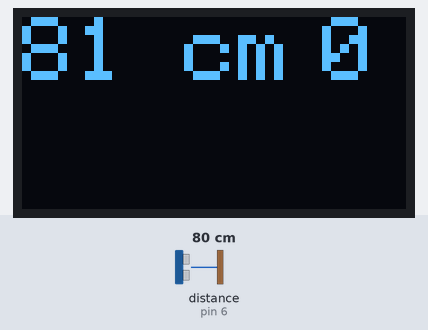
This sketch was run on a simulated Arduino Uno, built with avr-gcc and run on an emulated ATmega328P. Parts: 128×64 one-colour display. The test bench sets the inputs (shaded band); at power-on: distance to the obstacle (sensor on pin 6) 80 cm. The echo pulse lasts 58.3 µs per cm; the display library's start-up logo is not drawn.

Above: at 3.2 s.
3.3 s: distance to the obstacle (sensor on pin 6) set to 2 cm
At 3.9 s:
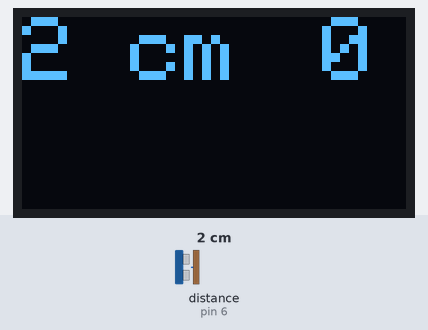
4.8 s: distance to the obstacle (sensor on pin 6) set to 4 cm
At 6.1 s:
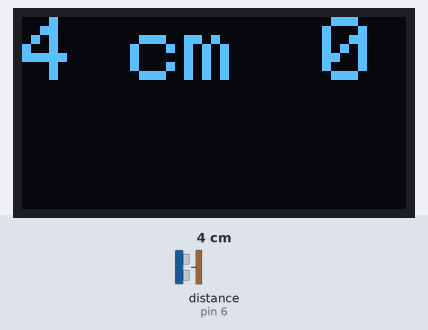
6.4 s: distance to the obstacle (sensor on pin 6) set to 9 cm
At 7.5 s:
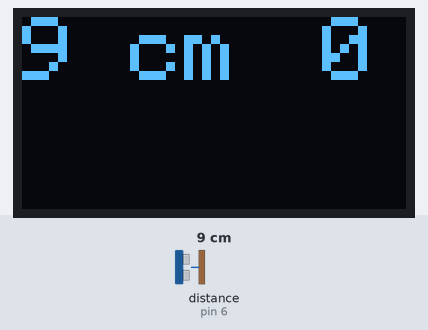
Timing chart, 0 to 9.4 s (numbered marks = the images above; inputs shaded):
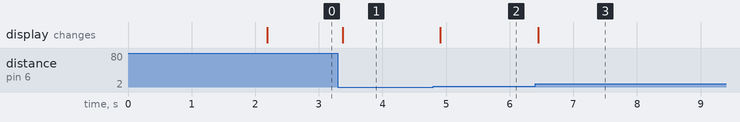

The sketch:

Test-10.ino
```cpp
#include <Wire.h>
#include <Adafruit_GFX.h>
#include <Adafruit_SSD1306.h>
#include <NewPing.h>

#define OLED_RESET    -1
Adafruit_SSD1306 display(OLED_RESET);

#define TRIG_PIN 7
#define ECHO_PIN 6
#define MAX_DISTANCE 200 // Maximum distance we want to measure (in centimeters)

NewPing sonar(TRIG_PIN, ECHO_PIN, MAX_DISTANCE);

int counter = 0;
bool belowThreshold = false;
bool aboveThreshold = false;

void setup() {
  display.begin(SSD1306_SWITCHCAPVCC, 0x3C);
  display.display();
  delay(2000);
  display.clearDisplay();
}

void loop() {
  delay(100); // Delay for stable readings

  int distance = sonar.ping_cm(); // Get the distance in centimeters

  // Check if distance is below 10cm
  if (distance <= 10 && !belowThreshold) {
    belowThreshold = true;
  }

  // Check if distance is above 40cm
  if (distance >= 40 && belowThreshold && !aboveThreshold) {
    aboveThreshold = true;
    belowThreshold = false;
    counter++; // Increment the counter
  }

  // Reset thresholds when distance is below 10cm again
  if (distance <= 10 && aboveThreshold) {
    aboveThreshold = false;
  }

  display.clearDisplay();
  display.setTextSize(3);
  display.setTextColor(WHITE);
  display.setCursor(0, 0);
  display.print(distance);
  display.print(" cm");
  display.setCursor(100, 0); // Set cursor to the right side of the screen
  display.print(counter); // Print the counter value
  display.display();
}
```

Measured:
- after the input at 3.3 s, the display: changes after 0.08 s (image 1)
- after the input at 4.8 s, the display: changes after 0.11 s (image 2)
- after the input at 6.4 s, the display: changes after 0.05 s (image 3)
